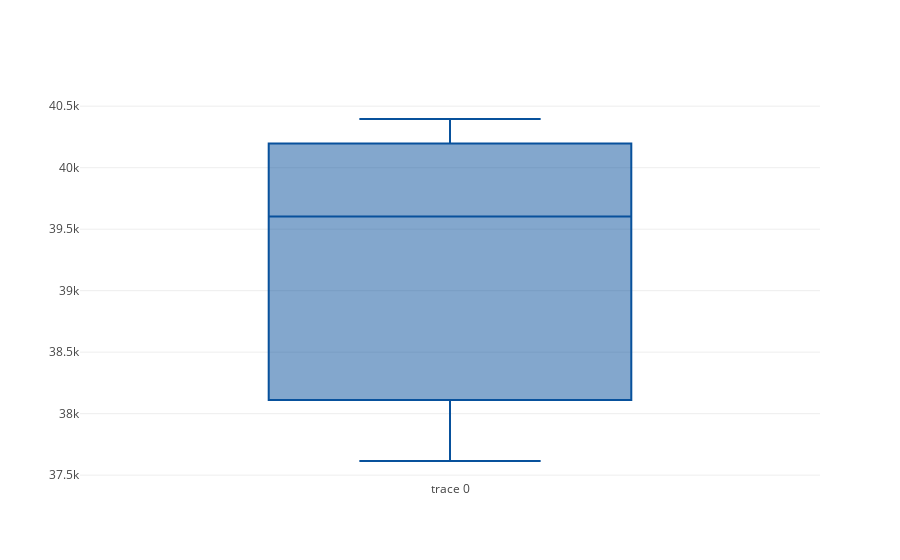

Here is the notebook cell this chart was saved with:
### Code cell
y = delta_udp_count

trace = [go.Box(
    y=y,
    jitter=0.3,
    pointpos=-1.8,
    boxpoints = 'suspectedoutliers',
    marker = dict(
        color = 'rgb(8,81,156)',
        outliercolor = 'rgba(219, 64, 82, 0.6)',
        line = dict(
            outliercolor = 'rgba(219, 64, 82, 0.6)',
            outlierwidth = 2)
    ),
#     name = name + ' - suspected outliers'
)]

iplot(trace)

### Figure 1 — Plotly figure (JSON) as saved in the notebook; plotly's stock layout.template omitted (floating-point values rounded to 4 significant figures)
{"data": [{"boxpoints": "suspectedoutliers", "jitter": 0.3, "marker": {"color": "rgb(8,81,156)", "line": {"outliercolor": "rgba(219, 64, 82, 0.6)", "outlierwidth": 2}, "outliercolor": "rgba(219, 64, 82, 0.6)"}, "pointpos": -1.8, "type": "box", "y": [37615, 40396, 39603]}], "layout": {}}
